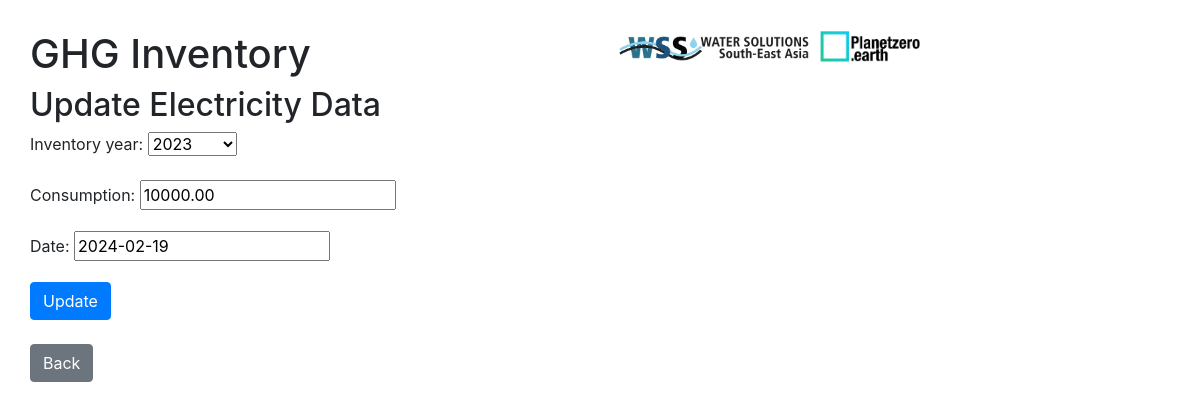
Screenshot of /ghg/scope2/update/8/ with the database file from the repository.
### ghg_inventory/models.py (models this page shows)
class Electricity(models.Model):
    inventory_year = models.ForeignKey(Inventory_Year, on_delete=models.CASCADE)
    consumption = models.DecimalField(max_digits=10, decimal_places=2)
    date = models.DateField()
    emission = models.FloatField()

### ghg_inventory/views.py (the view)
# urls.py: path('scope2/update/<int:pk>/', views.ElectricityUpdateView.as_view(), name='electricity_update'),
class ElectricityUpdateView(UpdateView):
    model = Electricity
    fields = ['inventory_year', 'consumption', 'date']
    template_name_suffix = '_update_form'
    success_url = reverse_lazy('scope2')

### ghg_inventory/models.py (called while the page is built)
    def __str__(self):
        return str(self.year)

### ghg_inventory/templates/ghg_inventory/electricity_update_form.html (shortened to what this page needs)
{% extends 'ghg_inventory/base.html' %}
{% block content %}
    <h2>Update Electricity Data</h2>
    <form method="POST">
    {{ form.as_p }}
    <button type="submit" class="btn btn-primary">Update</button>
    </form>
    <br>
    <a type="button" class="btn btn-secondary" href="{%url 'scope2'%}"> Back </a>
{% endblock %}

### rows the page displays
Electricity: inventory_year "2023", consumption "10000.00", date "2024-02-19"
